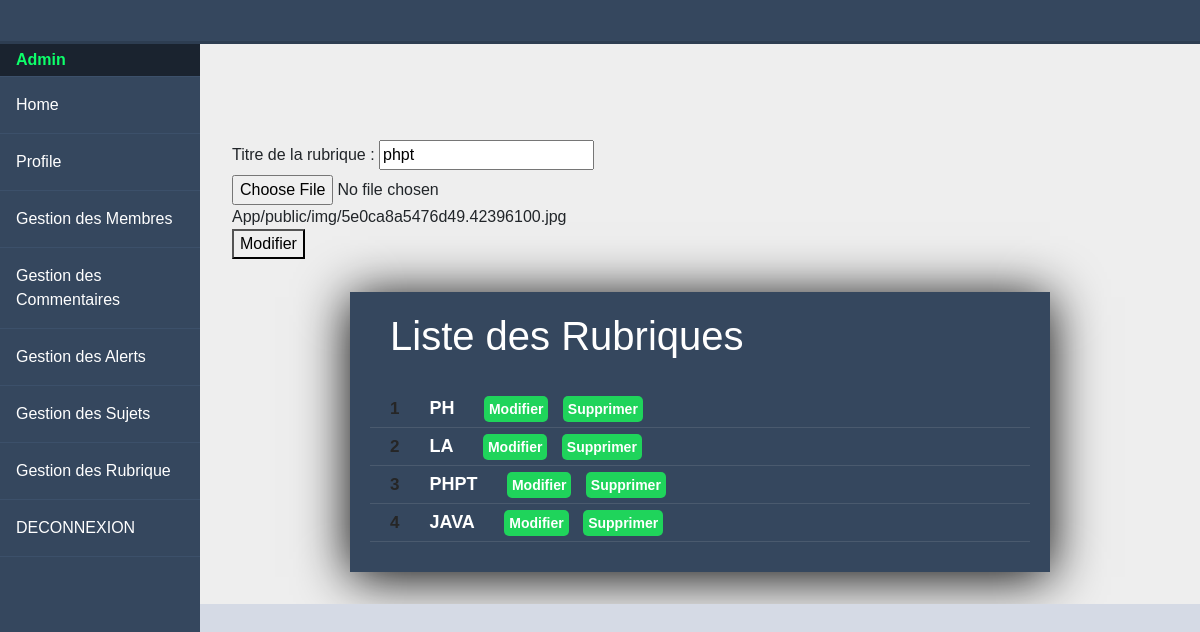
Screenshot of /index.php?action=goUpdateRubric&id=25 (signed in) with the database file from the repository.
### tables this page shows
CREATE TABLE IF NOT EXISTS `rubrics` (
  `id_rubric` int(11) NOT NULL AUTO_INCREMENT,
  `title_rubric` varchar(255) NOT NULL,
  `image` text NOT NULL,
  PRIMARY KEY (`id_rubric`)
);

### App/controller/controllerBack.php (called while the page is built, shortened)
<?php
class ControllerBack{
	function goUpdateRubric()
	{
		$postManager = new PostManager();
		$varListRubric = $postManager->modelListRubric();
		$varCheckRubric = $postManager->modelCheckRubric($_GET['id']);
		 require('App/view/rubrics/updateRubric.php');
	}
}

### App/model/PostManager.php (called while the page is built, shortened)
<?php
class PostManager extends Manager
{
	public function modelListRubric()
	{
		$db = $this->dbConnect();
		$req = $db->query('SELECT * FROM rubrics ORDER BY id_rubric DESC');
		return $req;
	}
	public function modelCheckRubric($id)
	{
		$db = $this->dbConnect();
		$req = $db->prepare('SELECT * FROM rubrics WHERE id_rubric= ?');
		$req->execute(array($id));
		$count = $req->rowCount();
		if ($count > 0) {
			$check = $req->fetch();
			return $check;
		} else {
			return  false;
		}
	}
}

### App/view/rubrics/updateRubric.php (the view, shortened to what this page needs)
<div class="main-content">
	<div class="backcontainerlist">
	<div class="container_form_rubric">
	<form class="container_form_rubric" action="index.php?action=goHandlingUpdateRubric&id=<?=$varCheckRubric['id_rubric'];?>" method="POST" enctype="multipart/form-data">
	<label for="nameRubric" class="labelrubric">Titre de la rubrique :</label>
		<input type="text" name="nameRubric" id="nameRubric" value="<?= $varCheckRubric['title_rubric']; ?>">
		<div><input type="file" name="file" id="file" ><br>
		<?= $varCheckRubric['image']; ?>
	</div>
		<div><button type="submit" name="submit" >Modifier</button></div>
	</form>
		<div class="containerList">
			<h1>Liste des Rubriques</h1>
			<ul>
				<?php
				$i = 1;
				while ($data = $varListRubric->fetch()) : ?>
					<li class=""><span class="number"><?= $i++; ?></span><span class="list"><?= $data['title_rubric']; ?></span>
						<span class=" buttonList"><a href="index.php?action=goUpdateRubric&id=<?=$data['id_rubric']; ?>">Modifier</a></span> <span class=" buttonList"><a href="index.php?action=goDeleteRubric=<?=$data['id_rubric']; ?>">Supprimer</a></span></li>
				<?php endwhile; ?>
			</ul>
		</div>
	</div>
</div>
<?php require('App/view/templates/templateHome.php'); ?>

### App/public/css/style.css (style rules this page uses)
* { box-sizing: border-box; }
body { margin: 0; padding: 0; font-family: "Source Sans Pro", sans-serif; background-color: #d5dae5; -webkit-font-smoothing: antialiased; -moz-osx-font-smoothing: grayscale; }
.nav-trigger span, .nav-trigger span:before, span:after { width: 20px; height: 2px; background-color: #35475e; position: absolute; }
.main-content { padding: 40px; margin-top: 0; padding: 0; padding-top: 44px; height: 100%; overflow-y: scroll; }
@media screen and (min-width: 600px) { .nav-trigger span, .nav-trigger span:before, span:after { background-color: #fff; } }
@media screen and (min-width: 600px) { .main-content { margin-left: 70px; } }
@media screen and (min-width: 800px) { .main-content { margin-left: 200px; } }
::placeholder { color: black; }
.backcontainerlist { background-color: #eee; width: 100%; min-height: 500px; height: 70vh; }
.containerList { padding: 20px; box-shadow: 0 5px 50px rgba(0, 0, 0, 1); background-color: #35475e; width: 700px; overflow-x: hidden; margin: auto; }
.containerList h1 { margin: 0 0 30px 0; padding: 0 0 0 20px; color: #fff; }
.containerList ul { margin: 10px 0; padding: 0; }
.containerList ul li { text-align: left; position: relative; list-style-type: none; padding: 5px 10px; color: #fff; border-bottom: 1px solid rgba(255, 255, 255, 0.1); overflow: hidden; transform: scale(1); transition: 0.5 all ease-in; font-weight: bold; }
.containerList .number { padding: 10px; text-align: center; color: #262626; font-size: 17px; font-weight: bold; }
.containerList .list { padding: 0 20px; font-size: 18px; text-transform: uppercase; }
.buttonList a { text-decoration: none; color: #fff; background-color: #1fd45b; padding: 5px; font-size: 14px; margin: 0 5px; border-radius: 5px; }
.container_form_rubric { padding: 3rem 1rem; height: 200px; }
.container_form_rubric input::placeholder { color: #eee; }

### rows the page displays
rubrics: nameRubric "phpt", image "App/public/img/5e0ca8a5476d49.42396100.jpg", title_rubric "PHPT"
rubrics: title_rubric "PH"
rubrics: title_rubric "LA"
rubrics: title_rubric "JAVA"

### other values shown
$_SESSION['membre'] "Admin"
